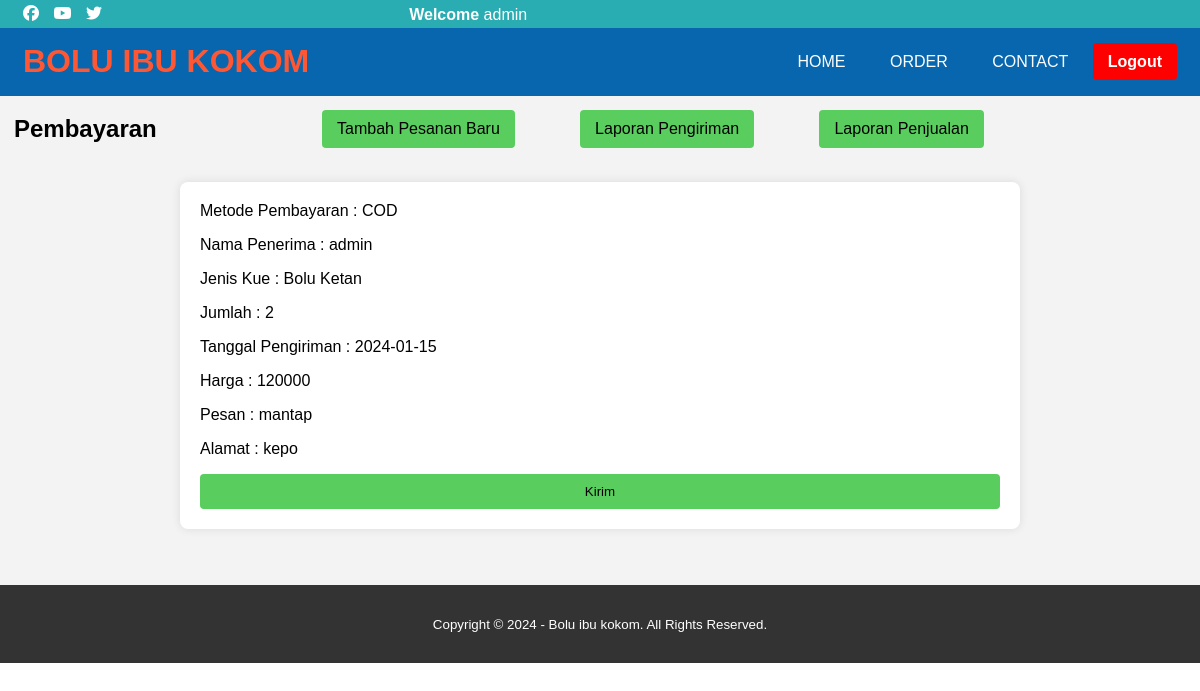
Page /pengiriman.php?id=27&status=Terkirim (signed in) on the committed database.
### tables this page shows
CREATE TABLE `pengiriman` (
  `id` int(11) NOT NULL,
  `metode_pembayaran` varchar(100) NOT NULL,
  `resi` varchar(20) NOT NULL,
  `deliveryDate` date NOT NULL DEFAULT curdate(),
  `status` varchar(30) NOT NULL,
  `alamat` text NOT NULL
);

CREATE TABLE `pesan` (
  `id` int(11) NOT NULL,
  `cakeType` varchar(100) NOT NULL,
  `quantity` int(10) NOT NULL,
  `deliveryDate` date NOT NULL,
  `price` int(50) NOT NULL,
  `message` varchar(1000) NOT NULL,
  `alamat` text NOT NULL
);

### pengiriman.php (the view, shortened to what this page needs)
<?php
include("koneksi.php");
$data = mysqli_query($koneksi, "select * from pesan where id='$_GET[id]'");
while ($r = mysqli_fetch_array($data)) {
  $cakeType = $r['cakeType'];
  $quantity = $r['quantity'];
  $deliveryDate = $r['deliveryDate'];
  $price = $r['price'];
  $message = $r['message'];
  $alamat = $r['alamat'];
}
$bayar = mysqli_query($koneksi, "select * from pengiriman where id='$_GET[id]'");
while ($r = mysqli_fetch_array($bayar)) {
  $pembayaran = $r['metode_pembayaran'];
  $deliveryDate = $r['deliveryDate'];
  $alamat = $r['alamat'];
}
?>
<!DOCTYPE html>
<html>
<head>
  <link rel="stylesheet" type="text/css" href="css/style.css">
  <link rel="stylesheet" type="text/css" href="https://cdnjs.cloudflare.com/ajax/libs/font-awesome/6.4.2/css/all.min.css">
</head>
<body>
  <div class="medsos">
    <div class="container">
      <ul>
        <li><a href="#"><i class="fa-brands fa-facebook"></i></a></li>
        <li><a href="#"><i class="fa-brands fa-youtube"></i></a></li>
        <li><a href="#"><i class="fa-brands fa-twitter"></i></a></li>
    </div>
  </div>
  <?php require_once('navbar.php'); ?>
  <section>
    <?php $header = "Pembayaran";
    require_once('header.php'); ?>
    <div class="kotak">
      <form action="" method="POST">
        <p>Metode Pembayaran : <?php echo $pembayaran; ?></p>
        <p>Nama Penerima : <?php echo $user; ?></p>
        <p>Jenis Kue : <?php echo $cakeType; ?></p>
        <p>Jumlah : <?php echo $quantity; ?></p>
        <p>Tanggal Pengiriman : <?= $deliveryDate; ?></p>
        <p>Harga : <?php echo $price; ?></p>
        <p>Pesan : <?php echo $message; ?></p>
        <p>Alamat : <?php echo $alamat; ?></p>
        <button type="submit" name="submit">Kirim</button>
      </form>
    </div>
    <br />
    <br />
  </section>
  <footer>
    <small>Copyright &copy; 2024 - Bolu ibu kokom. All Rights Reserved.</small>
  </footer>
</body>
</html>

### css/style.css (style rules this page uses)
* { padding:0; margin:0; font-family: sans-serif; }
a { color: inherit; text-decoration: none; }
.medsos { padding:5px 0; background-color: #29ADB2; }
.medsos ul li { display: inline-block; color: #fff; margin-right: 10px; }
.container { margin:0 23px; }
.container:after { content:''; display: block; clear: both; }
section { background-color: #F3F3F3; }
a { text-decoration: none; }
.kotak { max-width: 800px; margin: 20px auto; background-color: white; padding: 20px; border-radius: 8px; box-shadow: 0 0 10px rgba(0, 0, 0, 0.1); }
form { display: grid; grid-gap: 16px; }
button, .button, .logout { background-color: #59cd5d; color: #000; padding: 10px 15px; border: none; border-radius: 4px; cursor: pointer; font-weight: 500; }
footer { padding:30px 0; background-color: #333; color: #fff; text-align: center; width: 100%; position: absolute; }

### rows in the picture
pengiriman: metode_pembayaran "COD", deliveryDate "2024-01-15", alamat "kepo"
pesan: cakeType "Bolu Ketan", quantity "2", price "120000", message "mantap"

### other values in the picture
$nama "BOLU IBU KOKOM"
$user "admin"
$header "Pembayaran"
